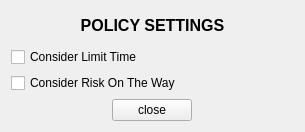
<?xml version="1.0" encoding="UTF-8"?>
<ui version="4.0">
 <class>SettingsWindow</class>
 <widget class="QWidget" name="SettingsWindow">
  <property name="windowModality">
   <enum>Qt::NonModal</enum>
  </property>
  <property name="geometry">
   <rect>
    <x>0</x>
    <y>0</y>
    <width>305</width>
    <height>132</height>
   </rect>
  </property>
  <property name="contextMenuPolicy">
   <enum>Qt::DefaultContextMenu</enum>
  </property>
  <property name="windowTitle">
   <string>settings</string>
  </property>
  <layout class="QVBoxLayout" name="verticalLayout_2">
   <item>
    <widget class="QLabel" name="label">
     <property name="text">
      <string>&lt;html&gt;&lt;head/&gt;&lt;body&gt;&lt;p align=&quot;center&quot;&gt;&lt;span style=&quot; font-size:12pt; font-weight:600;&quot;&gt;POLICY SETTINGS&lt;/span&gt;&lt;/p&gt;&lt;/body&gt;&lt;/html&gt;</string>
     </property>
    </widget>
   </item>
   <item>
    <widget class="QCheckBox" name="checkBox">
     <property name="text">
      <string>Consider Limit Time</string>
     </property>
    </widget>
   </item>
   <item>
    <widget class="QCheckBox" name="checkBox_2">
     <property name="text">
      <string>Consider Risk On The Way</string>
     </property>
    </widget>
   </item>
   <item alignment="Qt::AlignHCenter">
    <widget class="QPushButton" name="btn_close">
     <property name="text">
      <string>close</string>
     </property>
    </widget>
   </item>
  </layout>
 </widget>
 <resources/>
 <connections/>
</ui>
